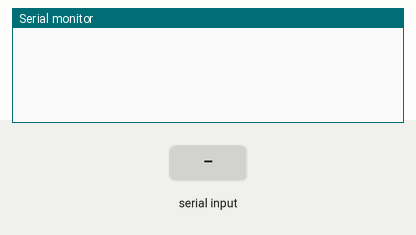
Simulated run of this sketch. Board: Arduino Uno, built with avr-gcc and run on an emulated ATmega328P. On the bench: the last lines printed to the serial monitor. The inputs (shaded band) are chosen by the test bench.

Above: at 1.2 s.
1.3 s: "forward" received over Serial
At 1.8 s:
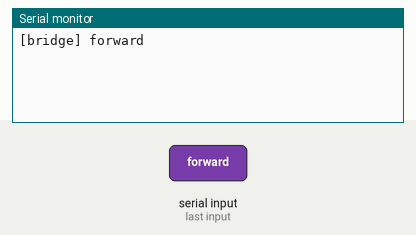
2.9 s: "1" received over Serial
At 4.0 s:
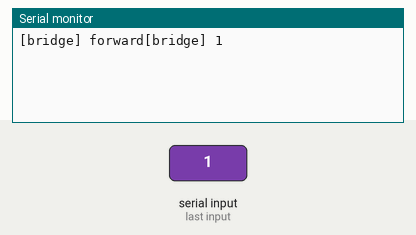

Measured:
- after the input at 1.3 s, the serial monitor: prints a new line after 0.11 s (image 1)
- after the input at 2.9 s, the serial monitor: prints a new line after 0.10 s (image 2)

The sketch:

Bridge.ino
```cpp
void setup() {
  Serial.begin(9600);
  Serial.setTimeout(100);
}

void loop() {
  if (Serial.available()) {
    String rxMessage = Serial.readString();
    AnalyzeMessage(rxMessage);
  }
}

void AnalyzeMessage(String message) {
  int indicator = message.indexOf(':');

  if (-1 == indicator) {
    Serial.print("[bridge] ");
    Serial.print(message);
  } else {
    String tag = message.substring(0, indicator);
    if (tag.equals("forward")) {
      Serial.print(message.substring(indicator+1));
    }
  }
}
```
